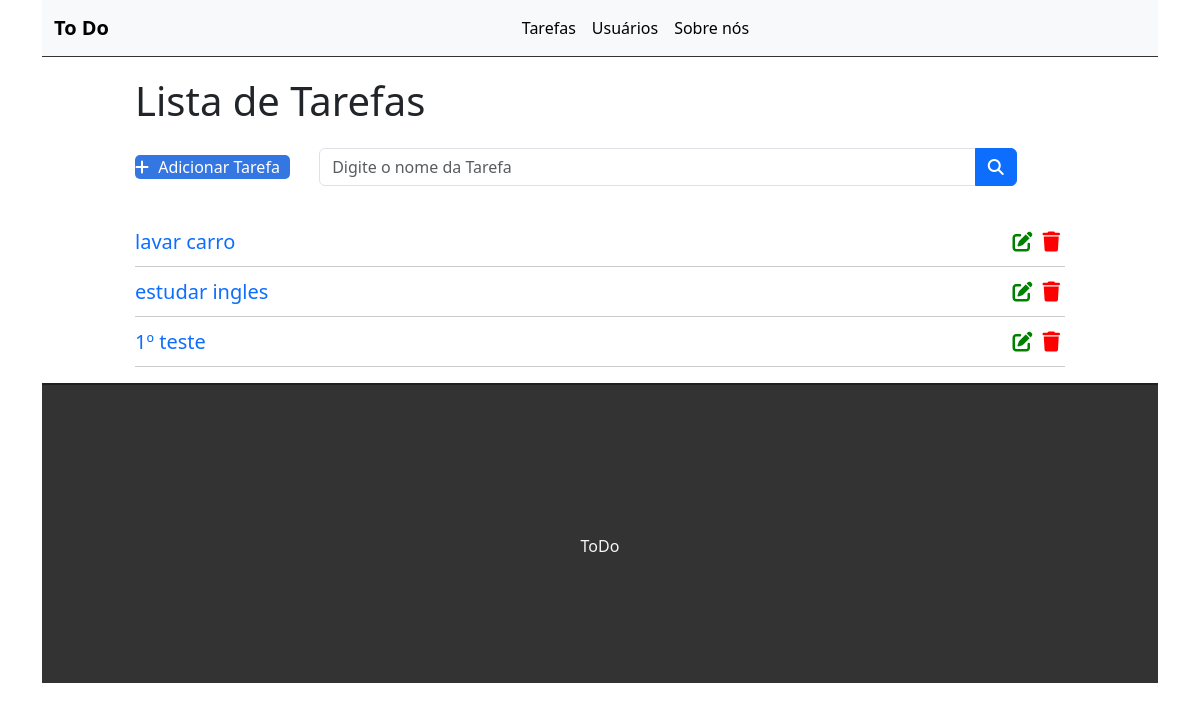
Before: / with the older database file.
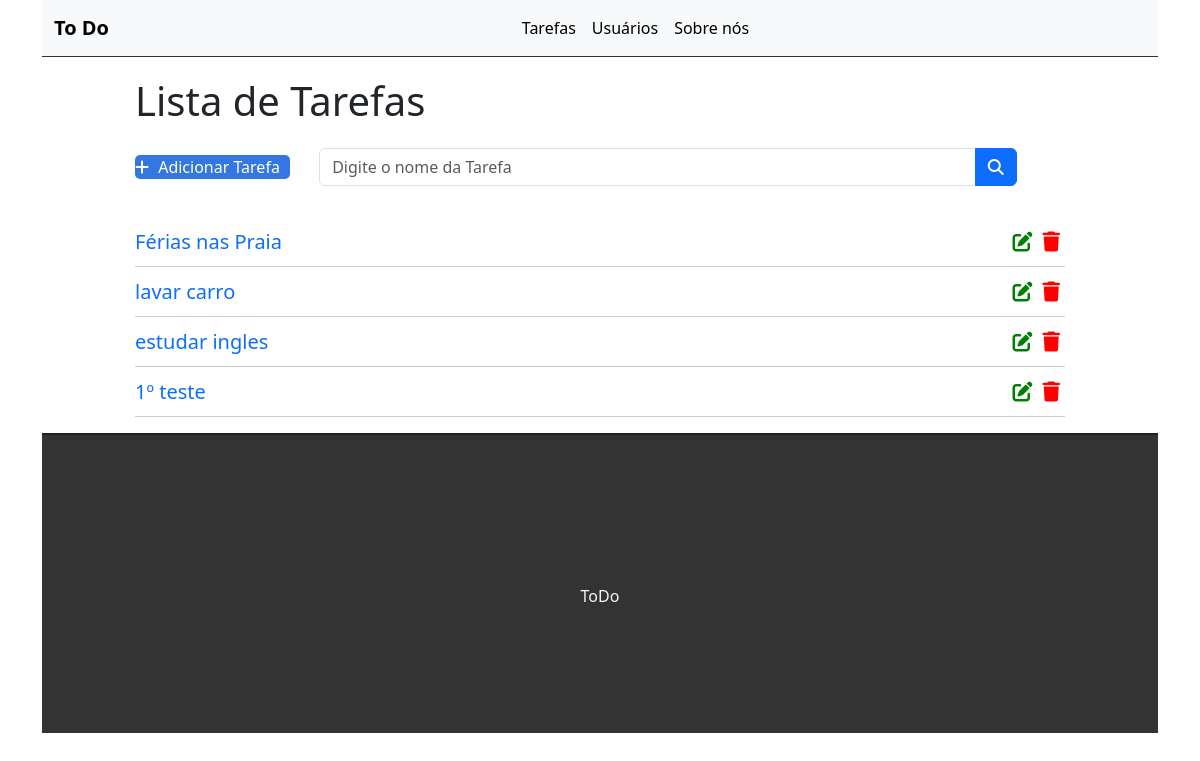
After: the same page with the newer database file.
### tasks/models.py (models this page shows, shortened)
class Task(models.Model):
    STATUS = (
        ('doing', "Doing"),
        ('done', "Done")
    )
    title = models.CharField(max_length=255)
    description = models.TextField()
    done =  models.CharField(max_length=5, choices=STATUS,)
    cretated_at = models.DateTimeField(auto_now_add=True)
    updated_at = models.DateTimeField(auto_now=True)

### tasks/views.py (the view)
# urls.py: path('', views.tasklist, name='task-list'),
def tasklist(request):
    tasks = Task.objects.all().order_by('-cretated_at')
    return render(request, 'tasks/list.html', {'tasks': tasks})

### tasks/templates/tasks/list.html (shortened to what this page needs)
{% extends "base.html" %}
{% block content %}
<div class="offset-1 col-10 list-div">
    <h1>Lista de Tarefas</h1>
    <a id="add-link" href="newtask/">
        <div class="col-2 add-div">
            <i class="fas fa-plus"></i> Adicionar Tarefa
        </div>
    </a>
    <div class="col-9 search-div">
        <div class="input-group mb-3">
            <input class="form-control" type="text" id="search" name="search" placeholder="Digite o nome da Tarefa">
            <button class="btn btn-primary" type="button" id="button-addon2"><i class="fa-solid fa-magnifying-glass"></i></button>
        </div>
    </div>
    <ul class="task-list">
        {% for task in tasks %}
        <li class="task-item">
            <span><a href="/task/{{task.id}}">{{task.title}}</span>
            <span><i class="fas fa-trash"></i></span>
            <a href="edit/{{task.id}}"><span><i class="fas fa-edit"></i></span></a>
        </li>
        {% endfor %}
    </ul>
</div>
{% endblock %}

Changed rows visible on the page:
added Task: title "Férias nas Praia"
